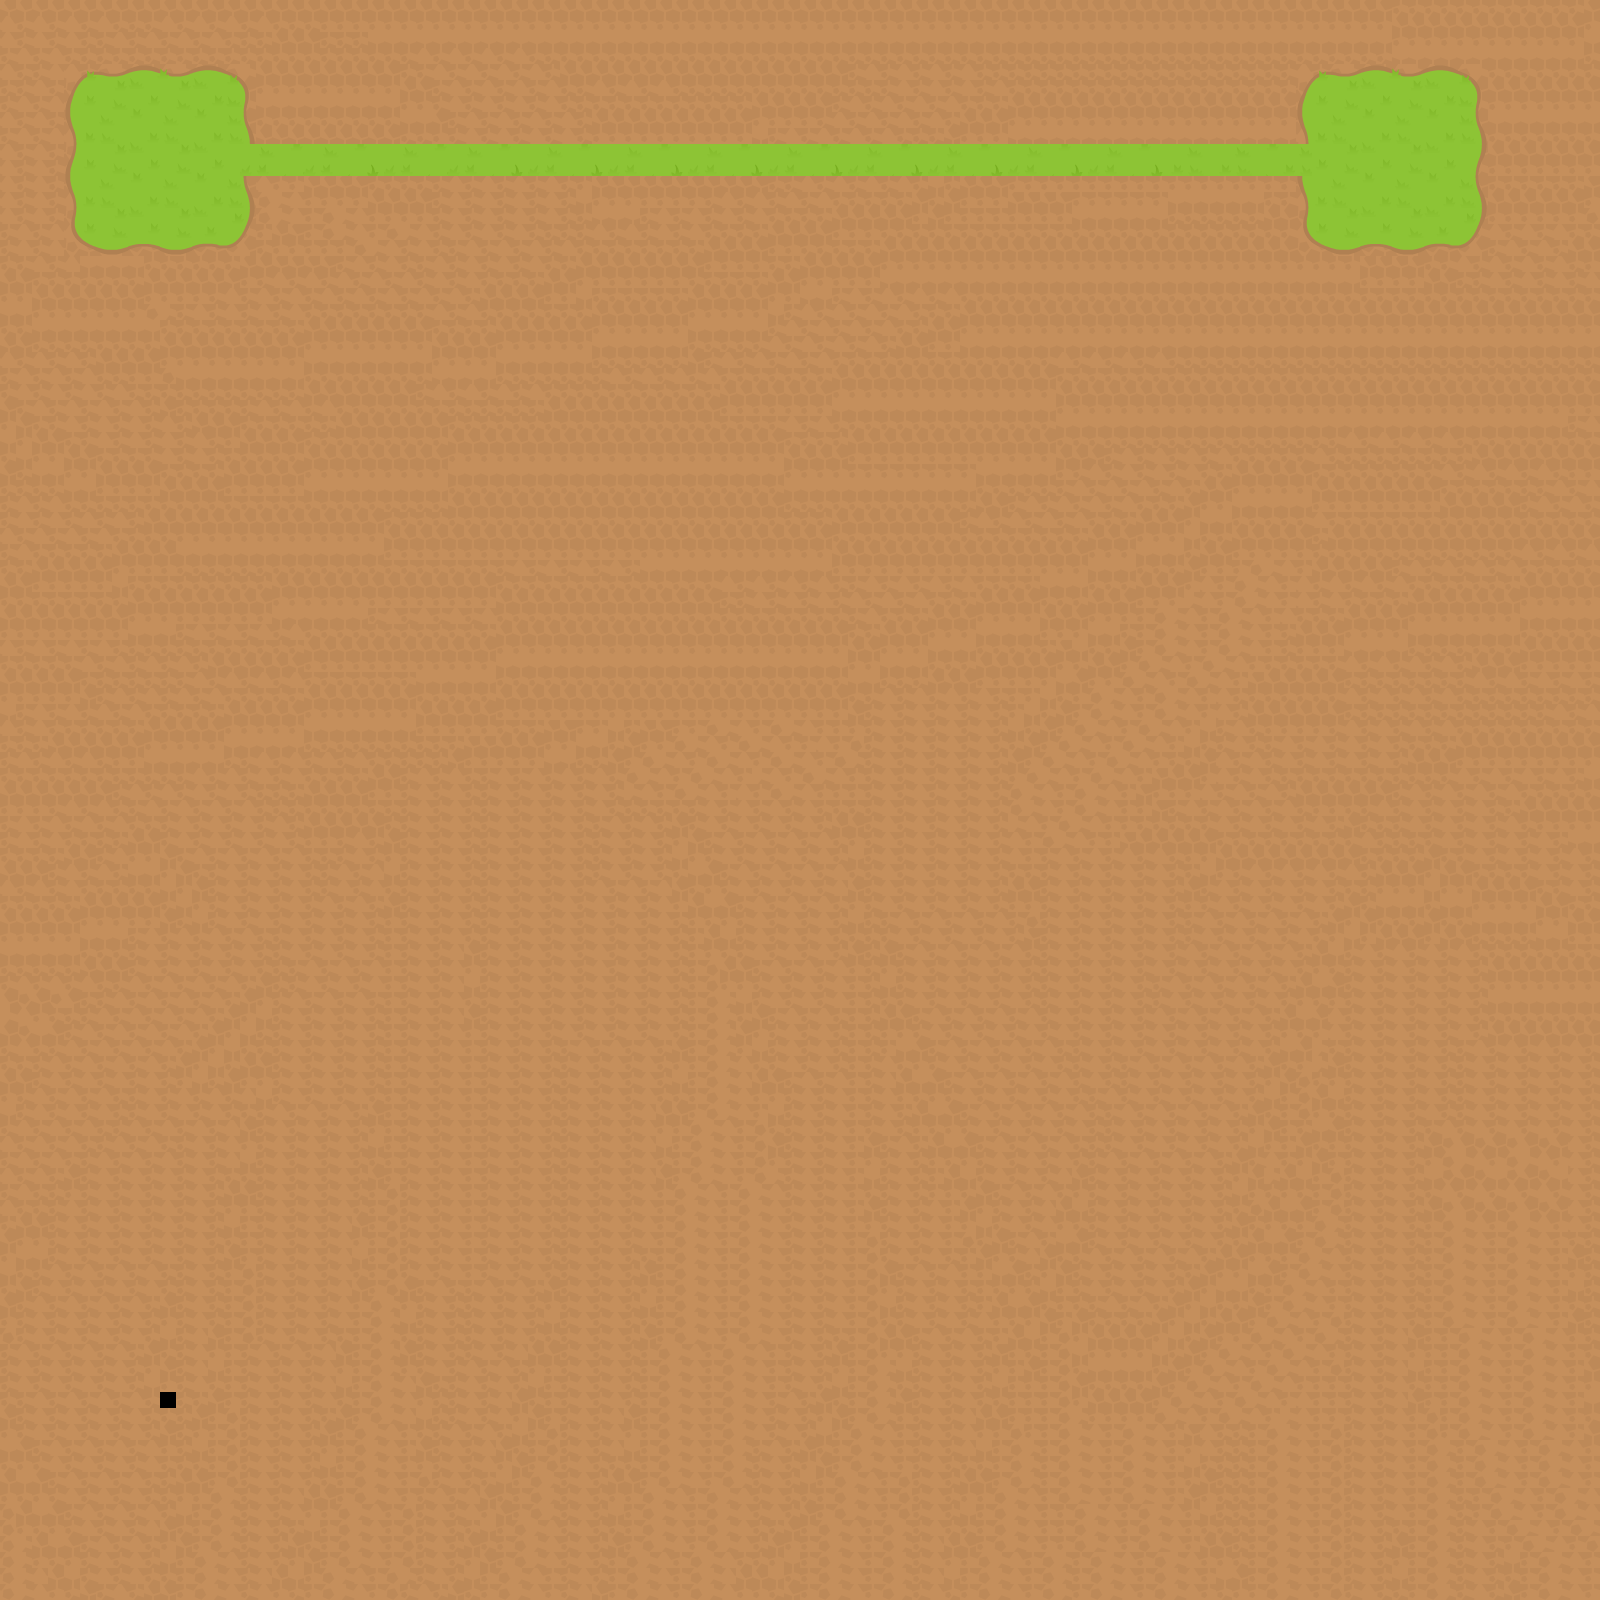

Tiled map render using the project's own tile images. Description and the map definition, with tile-layer contents summarised, below:
An orthogonal 100x100 tile map with 16x16 px tiles, 1 tile layer (Tile Layer 1).

<map version="1.0" tiledversion="1.1.1" orientation="orthogonal" renderorder="right-down" width="100" height="100" tilewidth="16" tileheight="16" infinite="0" nextobjectid="1">
 <tileset firstgid="1" name="tileSet" tilewidth="16" tileheight="16" tilecount="4160" columns="80">
  <image source="rpgTiles.png" width="1280" height="832" />
 </tileset>
 <layer name="Tile Layer 1" width="100" height="100">
  <data>[10000 cells, 9999 non-empty, 217 distinct tile ids]</data>
 </layer>
</map>
